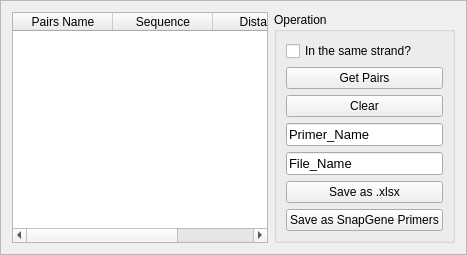
     <widget class="QFrame" name="frame_5">
      <property name="frameShape">
       <enum>QFrame::StyledPanel</enum>
      </property>
      <property name="frameShadow">
       <enum>QFrame::Raised</enum>
      </property>
      <layout class="QHBoxLayout" name="horizontalLayout_6">
       <item>
        <widget class="QTableWidget" name="tableWidget_Result">
         <column>
          <property name="text">
           <string>Pairs Name</string>
          </property>
         </column>
         <column>
          <property name="text">
           <string>Sequence</string>
          </property>
         </column>
         <column>
          <property name="text">
           <string>Distance</string>
          </property>
         </column>
        </widget>
       </item>
       <item>
        <widget class="QGroupBox" name="groupBox_7">
         <property name="sizePolicy">
          <sizepolicy hsizetype="Fixed" vsizetype="Fixed">
           <horstretch>0</horstretch>
           <verstretch>0</verstretch>
          </sizepolicy>
         </property>
         <property name="minimumSize">
          <size>
           <width>150</width>
           <height>0</height>
          </size>
         </property>
         <property name="maximumSize">
          <size>
           <width>16777215</width>
           <height>16777215</height>
          </size>
         </property>
         <property name="title">
          <string>Operation</string>
         </property>
         <layout class="QVBoxLayout" name="verticalLayout_2">
          <item>
           <widget class="QCheckBox" name="checkBox_cutStrand">
            <property name="text">
             <string>In the same strand?</string>
            </property>
           </widget>
          </item>
          <item>
           <widget class="QPushButton" name="pushButton_GetPairs">
            <property name="text">
             <string>Get Pairs</string>
            </property>
           </widget>
          </item>
          <item>
           <widget class="QPushButton" name="pushButton_Clear">
            <property name="text">
             <string>Clear</string>
            </property>
           </widget>
          </item>
          <item>
           <widget class="QLineEdit" name="lineEdit_PrimerName">
            <property name="font">
             <font>
              <family>Arial</family>
              <pointsize>10</pointsize>
             </font>
            </property>
            <property name="text">
             <string>Primer_Name</string>
            </property>
           </widget>
          </item>
          <item>
           <widget class="QLineEdit" name="lineEdit_FileName">
            <property name="font">
             <font>
              <family>Arial</family>
              <pointsize>10</pointsize>
             </font>
            </property>
            <property name="text">
             <string>File_Name</string>
            </property>
           </widget>
          </item>
          <item>
           <widget class="QPushButton" name="pushButton_SaveExcel">
            <property name="text">
             <string>Save as .xlsx</string>
            </property>
           </widget>
          </item>
          <item>
           <widget class="QPushButton" name="pushButton_SaveCsv">
            <property name="text">
             <string>Save as SnapGene Primers</string>
            </property>
           </widget>
          </item>
         </layout>
        </widget>
       </item>
      </layout>
     </widget>
